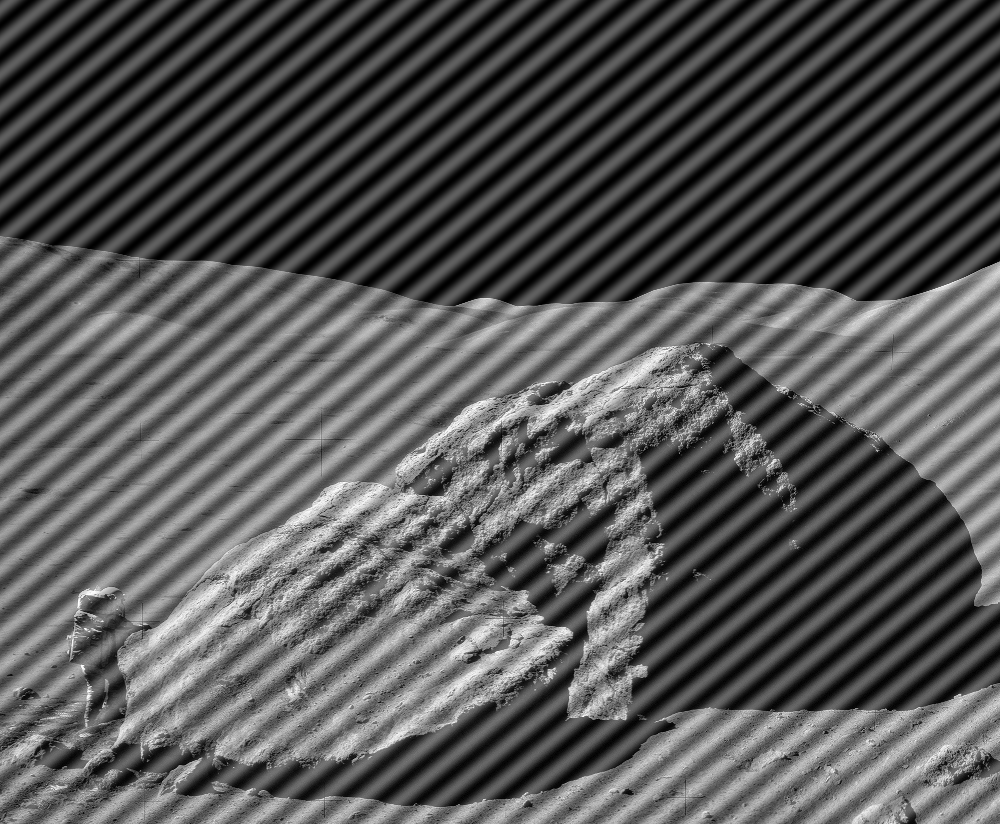
#> input picture comp_assgn2_images/astronaut-interference.tif, 1000 x 824 px, found by its file name
$ jupyter execute --allow-errors Coding_assignment2.ipynb
#> lines starting #> are read from the running program, lines starting #| are printed output that depends on the picture
[cell 1]
from PIL import Image
import numpy as np
import os
import cv2
import numpy as np
import matplotlib.pyplot as plt

[cell 2]
#Using opencv
#Give image path
imagepath1 = '/Users/vaibhavrathore1999/Downloads/MS/EE 610 Image Processing/Assignments/comp_assgn2_images/man_with_dots.jpg'
imagecv = cv2.imread(imagepath1,0) #Importing Image
#Display image
#> (the rest of this cell did not finish here and is left out)

[cell 3]
image_array=np.array(imagecv)
#> (the rest of this cell did not finish here and is left out)

Using Ideal Notch Filter

[cell 4]
def reject_filter(shape,d0,p,q):
    uk,vk=p,q
    M,N=shape
    H=np.zeros((M,N))
    for i in range(0,M):
        for j in range(0,N):
            D_uv=np.sqrt((i-M/2-uk)**2+(j-N/2-vk)**2)
            D_muv=np.sqrt((i-M/2+uk)**2+(j-N/2+vk)**2)
            if D_uv <= d0 or D_muv <= d0:
                H[i, j] = 0.0
            else:
                H[i, j] = 1.0
    return H

#> (the rest of this cell did not finish here and is left out)

[cell 5]
def reject_filter1(sh,d0,p,q):
    n=6
    uk=p
    vk=q
    M,N=sh
    H=np.zeros((M,N))
    for i in range(0,M):
        for j in range(0,N):
            D_uv=np.sqrt((i-M/2-uk)**2+(j-N/2-vk)**2)
            D_muv=np.sqrt((i-M/2+uk)**2+(j-N/2+vk)**2)
            H[i,j]=(1/(1+(d0/D_uv)**n))*(1/(1+(d0/D_uv)**n))
    return H

#> (the rest of this cell did not finish here and is left out)

[cell 6]
#Using opencv
#Give image path
imagepath1 = '/Users/vaibhavrathore1999/Downloads/MS/EE 610 Image Processing/Assignments/comp_assgn2_images/astronaut-interference.tif'
imagecv = cv2.imread(imagepath1,0) #Importing Image
#> imagecv is the input picture: shape (824, 1000); min 0, max 255, mean 86.7
#Display image
plt.imshow(imagecv)
plt.show()

[cell 7]
image_array=np.array(imagecv)
f_trans=np.fft.fft2(image_array)
f_trans_shift=np.fft.fftshift(f_trans)
magnitude_spectrum = np.log(np.abs(f_trans_shift) + 1)
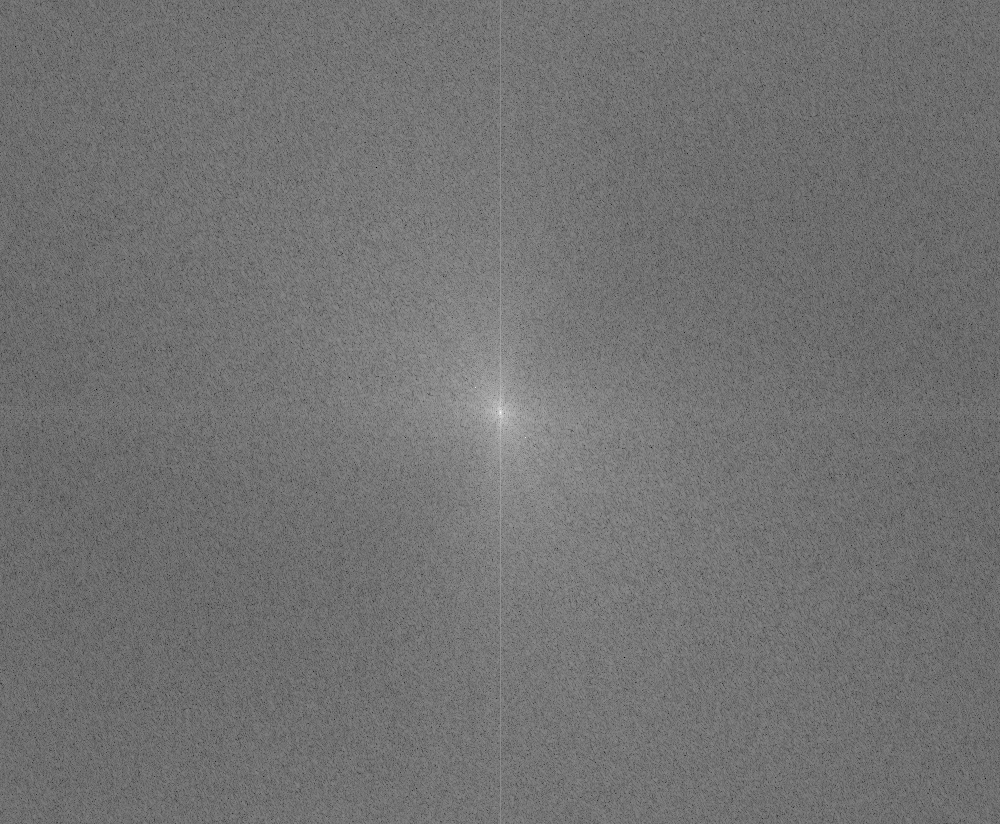
#> magnitude_spectrum: shape (824, 1000) float64; min 1.49, max 18.08, mean 8.94; drawn with min black and max white
# Display the original image and the magnitude spectrum
plt.imshow(imagecv, cmap='gray')
plt.title('Input Image'), plt.xticks([]), plt.yticks([])
plt.show()
plt.imshow(magnitude_spectrum, cmap='gray')
plt.title('Magnitude Spectrum'), plt.xticks([]), plt.yticks([])
plt.show()
M,N=imagecv.shape
#> M = 824; N = 1000
img=magnitude_spectrum[M//2-100:M//2+100,N//2-100:N//2+100]
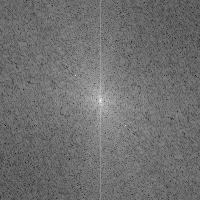
#> img: shape (200, 200) float64; min 4.14, max 18.08, mean 10.26; drawn with min black and max white
plt.imshow(img,cmap='gray')

[cell 8]
H1=reject_filter(imagecv.shape,2,25,25)
notch_filter=H1

filtered_image=f_trans_shift*notch_filter
sif_trans=np.fft.ifftshift(filtered_image)
if_trans=np.fft.ifft2(sif_trans)
Result = np.abs(if_trans)
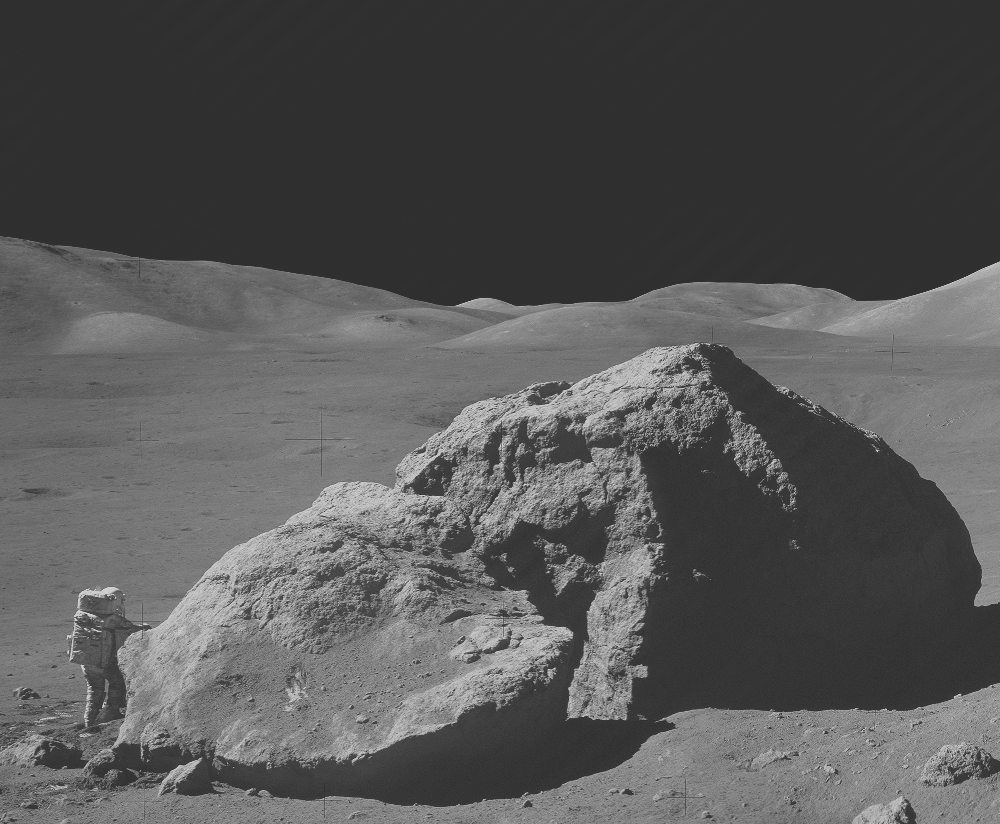
#> Result: shape (824, 1000) float64; min 45.48, max 208.7, mean 86.7

magnitude_spectrum = np.log(np.abs(notch_filter) + 1)
plt.subplot(122), plt.imshow(magnitude_spectrum, cmap='gray')
plt.title('Magnitude Spectrum'), plt.xticks([]), plt.yticks([])
plt.show()
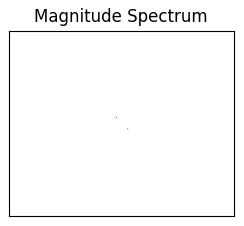
#> figure drawn by matplotlib, 1 panel
plt.imshow(imagecv, "gray")
plt.title("Original Image")
plt.show()

plt.imshow(Result, "gray")
plt.title("Result")
plt.show()
